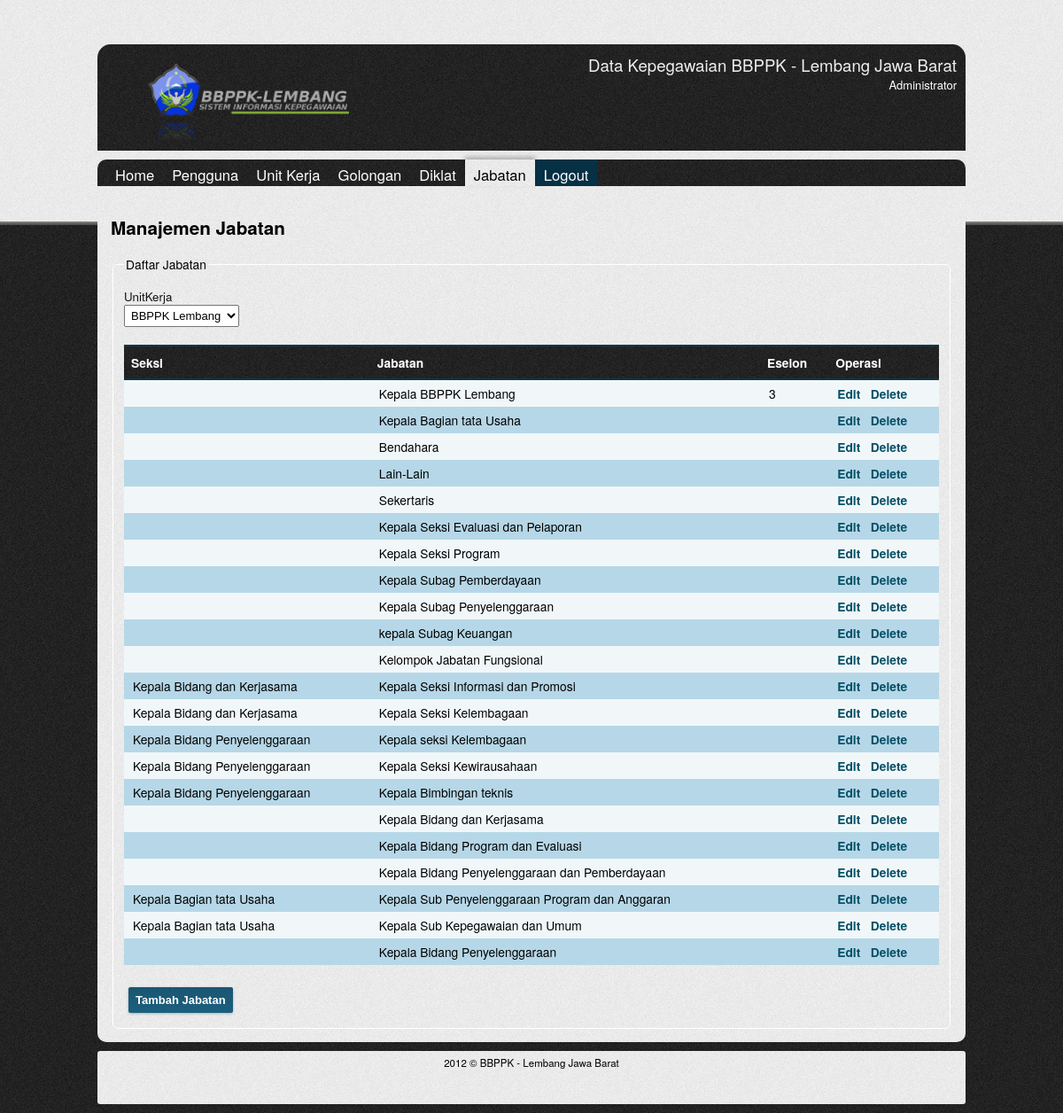
/admin/jabatan.php (signed in), run on the app's committed database.
### tables this page shows
CREATE TABLE IF NOT EXISTS `jenis_jabatan` (
  `id_jabatan` bigint(20) unsigned NOT NULL AUTO_INCREMENT,
  `jabatan` varchar(80) NOT NULL,
  `seksi` varchar(80) NOT NULL,
  `eselon` varchar(10) NOT NULL,
  `id_unit_kerja` bigint(20) unsigned NOT NULL,
  PRIMARY KEY (`id_jabatan`)
);

### lib/conn.php (called while the page is built, shortened)
<?php
function query($sql){
    $hasil=mysql_query($sql);
    $temp=array();
    while($row = mysql_fetch_assoc($hasil)){
        $temp[]=$row;
    }
    return $temp;
}

### lib/libstd.php (called while the page is built, shortened)
<?php
function getDaftarUnitKerja(){
    return query('SELECT * FROM unit_kerja');
}
function getDaftarJabatanByUnitKerja($id){
    return query("SELECT * FROM jenis_jabatan WHERE id_unit_kerja=$id");
}

### admin/jabatan.php (the view, shortened to what this page needs)
<?php
require_once('../lib/conn.php');
$daftarUnitKerja=getDaftarUnitKerja();
$daftarJabatan=getDaftarJabatanByUnitKerja($daftarUnitKerja[0]['id_unit_kerja']);
?>
<!DOCTYPE html>
<html>
<head>
    <link type="text/css" href="../css/start/jquery-ui-1.8.2.custom.css" rel="stylesheet" />
    <link type="text/css" href="../css/gaya.css" rel="stylesheet" />
</head>
<body>
    <div id="wrapper">
        <div id="header">
            <img src="../img/logo2.png" width="30%" height="*"/>
            <p>Data Kepegawaian BBPPK - Lembang Jawa Barat</p>
            <p class="desc">Administrator</p>
        </div>
        <div id="content">
            <div id="menu">
                <ul>
                    <li><a href="index.php">Home</a></li>
                    <li><a href="users.php">Pengguna</a></li>
                    <li><a href="unitkerja.php">Unit Kerja</a></li>
                    <li><a href="golongan.php">Golongan</a></li>
                    <li><a href="diklat.php">Diklat</a></li>
                    <li><div>Jabatan</div></li>
                    <li><a href="../login.php?a=logout" id="logout">Logout</a></li>
                </ul>
            </div>
            <div id="isi">
                <h2>Manajemen Jabatan</h2>
                <form id="formeditjabatan" action="jabatan.php" method="post">
                    <fieldset>
                    <legend>Daftar Jabatan</legend>
                        <label for="cunitkerja">UnitKerja</label>
                        <select name="cunitkerja" id="cunitkerja">
                            <?php foreach($daftarUnitKerja as $brs): ?>
                            <option value="<?php echo $brs['id_unit_kerja']; ?>"><?php echo $brs['nama']; ?></option>
                            <?php endforeach; ?>
                        </select>
                        <br/><br/>
                        <table id="daftarjabatan">
                            <thead>
                                <tr><th>Seksi</th><th>Jabatan</th><th>Eselon</th><th>Operasi</th></tr>
                            </thead>
                            <tbody>
                                <?php foreach($daftarJabatan as $brs): ?>
                                <tr>
                                    <td><?php echo $brs['seksi']; ?></td>
                                    <td><?php echo $brs['jabatan']; ?></td>
                                    <td><?php echo $brs['eselon']; ?></td>
                                    <td>
                                        <a href="?eid=<?php echo $brs['id_jabatan']; ?>">Edit</a> &nbsp;
                                        <a href="?did=<?php echo $brs['id_jabatan']; ?>">Delete</a>
                                    </td>
                                </tr>
                                <?php endforeach;?>
                            </tbody>
                        </table>
                        <br/>
                        <input type="button" value="Tambah Jabatan" id="tambahjabatan" class="tombol" />
                        </fieldset>
                </form>
            </div>
        </div>
        <div id="footer"> 2012 &copy; BBPPK - Lembang Jawa Barat</div>
    </div>
</body>
</html>

### css/gaya.css (style rules this page uses)
body { margin:0; padding:0; font-family:"Helvetica Neue",Arial,Helvetica,Verdana,sans-serif; font-size: 72%; background: url('../img/bg-login.png') repeat #1b1b1b; }
a { text-decoration:none; }
#header,#content,#footer { border-radius:3px; -moz-border-radius:3px; -webkit-border-radius:3px; -o-border-radius:3px; padding:5px; box-shadow: rgba(0,0,0, 0.1) 0px 0px 1px; -moz-box-shadow: rgba(0,0,0, 0.1) 0px 0px 1px; -webkit-box-shadow: rgba(0,0,0, 0.1) 0px 0px 1px; }
#wrapper { width:980px; margin:0 auto; }
#header { margin-top:50px; text-align:right; color:#EFEFEF; font-size:14pt; padding:10px; height:100px; background: url('../img/bg-login.png') repeat #1b1b1b; -moz-border-radius-topleft: 15px; -moz-border-radius-topright:15px; -moz-border-radius-bottomright: 0px; -moz-border-radius-bottomleft: 0px; -webkit-border-top-left-radius: 15px; -webkit-border-top-right-radius: 15px; -webkit-border-bottom-left-radius: 0px; -webkit-border-bottom-right-radius: 0px; }
#header p { margin:0; padding:0; }
#header p.desc { font-size:0.7em; color:#fff; #text-shadow: 1px 1px 4px #fff; }
#header img { margin:0 10px; padding:0; float:left; }
#content { margin:10px 0 0; font-size:1.2em; padding:0; }
#footer { text-align:center; margin:10px 0 10px; background: url('../img/bg-login-top.png') repeat #fff; height:50px; }
#menu { height:30px; font-size:1.2em; background: url('../img/bg-login.png') repeat #1b1b1b; padding-left:10px; -moz-border-radius-topleft: 10px; -moz-border-radius-topright: 10px; -moz-border-radius-bottomright: 0px; -moz-border-radius-bottomleft: 0px; -webkit-border-top-left-radius: 10px; -webkit-border-top-right-radius: 10px; -webkit-border-bottom-left-radius: 0px; -webkit-border-bottom-right-radius: 0px; }
#menu ul { list-style:none; padding:0; margin:0; }
#menu ul li { display:block; margin:0; float:left; }
#menu ul li a { color:white; display:block; height:30px; padding:5px 10px 0; margin:0; height:25px; }
#menu ul li div { height:30px; padding:5px 10px 0; margin:0; height:25px; color:black; background: url('../img/bg-login-top.png') repeat #fff; box-shadow:0 -3px 5px rgba(0, 0, 0, 0.25); -moz-box-shadow:0 -3px 5px rgba(0, 0, 0, 0.25); -webkit-box-shadow:0 -3px 5px rgba(0, 0, 0, 0.25); }
#isi { min-height:300px; padding:15px; background: url('../img/bg-login-top.png') repeat #fff; -moz-border-radius-topleft: 0px; -moz-border-radius-topright: 0px; -moz-border-radius-bottomright: 10px; -moz-border-radius-bottomleft: 10px; -webkit-border-top-left-radius: 0px; -webkit-border-top-right-radius: 0px; -webkit-border-bottom-left-radius: 10px; -webkit-border-bottom-right-radius: 10px; }
.tombol { background-color:#1a5672; background: -webkit-gradient(linear, left top, left bottom, from(#1a5672), to(#1c5f7e)); background: -moz-linear-gradient(top, #1a5672, #1c5f7e); color:white; padding:8px; border:0 none; margin:5px; border-radius:2px; -moz-border-radius:2px; -moz-box-shadow:0 1px 3px rgba(0, 0, 0, 0.25); -webkit-border-radius:2px; -webkit-box-shadow:0 1px 3px rgba(0, 0, 0, 0.25); cursor:pointer; font-weight:bold; width:auto; }
form { text-align:left; }
form input, form textarea { padding: 5px; border: solid 1px #E5E5E5; outline: 0; font: normal 13px/100% Verdana, Tahoma, sans-serif; background: -webkit-gradient(linear, left top, left 25, from(#FFFFFF), color-stop(4%, #EEEEEE), to(#FFFFFF)); background: -moz-linear-gradient(top, #FFFFFF, #EEEEEE 1px, #FFFFFF 25px); }
form label { display:block; color: #111; margin:5px 0 0; font-size:10pt; }
form fieldset { border:1px solid white; padding:12px; border-radius:5px; -moz-border-radius:5px; -webkit-border-radius:5px; -o-border-radius:5px; }
form select { padding:3px; font: normal 13px/100% Verdana, Tahoma, sans-serif; }
table { width:100%; background:#f1f7f9; padding:5px; border:none; border-collapse:collapse; }
table thead tr th { color:#fff; padding:8px; width:100%: margin:0; border-top:2px solid #103647; border-bottom:2px solid #103647; background: url('../img/bg-login.png') repeat #1b1b1b; text-align:left; }
table td { padding:5px 10px; }
table a { color:#045066; font-weight:800; }
#logout { float:right; background:#063044; display:block; }

### data on the page
jenis_jabatan: jabatan "Kepala BBPPK Lembang", eselon "3"
jenis_jabatan: jabatan "Kepala Bagian tata Usaha"
jenis_jabatan: jabatan "Bendahara"
jenis_jabatan: jabatan "Lain-Lain"
jenis_jabatan: jabatan "Sekertaris"
jenis_jabatan: jabatan "Kepala Seksi Evaluasi dan Pelaporan"
jenis_jabatan: jabatan "Kepala Seksi Program"
jenis_jabatan: jabatan "Kepala Subag Pemberdayaan"
jenis_jabatan: jabatan "Kepala Subag Penyelenggaraan"
jenis_jabatan: jabatan "kepala Subag Keuangan"
jenis_jabatan: jabatan "Kelompok Jabatan Fungsional"
jenis_jabatan: seksi "Kepala Bidang dan Kerjasama", jabatan "Kepala Seksi Informasi dan Promosi"
jenis_jabatan: seksi "Kepala Bidang dan Kerjasama", jabatan "Kepala Seksi Kelembagaan"
jenis_jabatan: seksi "Kepala Bidang Penyelenggaraan", jabatan "Kepala seksi Kelembagaan"
jenis_jabatan: seksi "Kepala Bidang Penyelenggaraan", jabatan "Kepala Seksi Kewirausahaan"
jenis_jabatan: seksi "Kepala Bidang Penyelenggaraan", jabatan "Kepala Bimbingan teknis"
jenis_jabatan: jabatan "Kepala Bidang dan Kerjasama"
jenis_jabatan: jabatan "Kepala Bidang Program dan Evaluasi"
jenis_jabatan: jabatan "Kepala Bidang Penyelenggaraan dan Pemberdayaan"
jenis_jabatan: seksi "Kepala Bagian tata Usaha", jabatan "Kepala Sub Penyelenggaraan Program dan Anggaran"
jenis_jabatan: seksi "Kepala Bagian tata Usaha", jabatan "Kepala Sub Kepegawaian dan Umum"
jenis_jabatan: jabatan "Kepala Bidang Penyelenggaraan"

### other printed values
form field cunitkerja "BBPPK Lembang"
